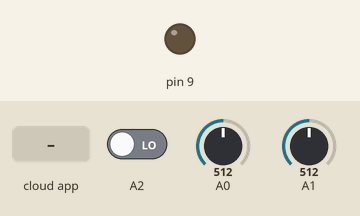
Recording of a sketch running on a simulated Arduino Uno, built with avr-gcc and run on an emulated ATmega328P. On the bench: output pins drawn as LEDs (lit = HIGH). The test bench sets the inputs (shaded band); at power-on: A0 = 512, A1 = 512, A2 LOW. The ROS host is connected and sends only what is stated.

Above: at 1.2 s.
1.3 s: the phone or cloud app sets H2Ard to L
At 2.5 s:
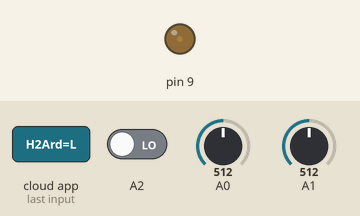
2.8 s: the phone or cloud app sets H2Ard to M
At 3.5 s:
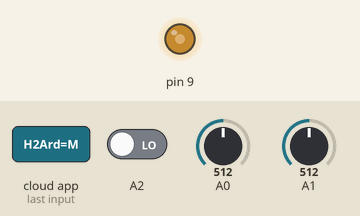
4.3 s: the phone or cloud app sets H2Ard to H
At 5.5 s:
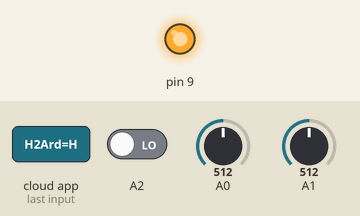
Timing chart, 0 to 7.3 s (numbered marks = the images above; inputs shaded):
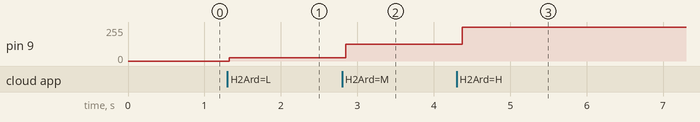

Measured:
- after the input at 1.3 s, pin 9: 0/255 → 25/255 at once
- after the input at 2.8 s, pin 9: 25/255 → 127/255 after 0.05 s
- after the input at 4.3 s, pin 9: 127/255 → 255/255 after 0.07 s

The sketch:

iNode.ino
```cpp
#include <ros.h>
#include <std_msgs/String.h>

// comando para correr el nodo de arduino en la terminal
// rosrun rosserial_python serial_node.py _port:=/dev/ttyACM0 _baud:=57600
// comando para dar permisos a arduino
// sudo chmod 777 /dev/ttyACM0

int intValue=0;
float floatValue=0.0;
bool boolValue=false;
String dt2snd="";
char msg[30];

ros:: NodeHandle arduinoNode; // handle for the arduino node
std_msgs::String msg4ROS; // new variable type string for ROS

ros::Publisher arduControl( "ard2A", &msg4ROS); // publisher node name is arduControl
                        // and ard2A is the topic, the msg4ROS is the variable to publish

void msgRecep(const std_msgs::String& msgComming)
{
  if((String)msgComming.data == "L")
  {
    analogWrite(9, 25);
  }
  if((String)msgComming.data == "M")
  {
    analogWrite(9, 127);
  }
  if((String)msgComming.data == "H")
  {
    analogWrite(9, 255);
  }
}

ros::Subscriber<std_msgs::String> sub("H2Ard", msgRecep);

void setup() {
  pinMode(9, OUTPUT);
  pinMode(A0, INPUT);
  pinMode(A1, INPUT);
  pinMode(A2, INPUT);
  arduinoNode.initNode(); // initialize the node on arduino board
  arduinoNode.advertise(arduControl);
  arduinoNode.subscribe(sub);
  randomSeed(analogRead(0));
}

void loop() {

  // reading values to send ROS
  intValue=map(analogRead(A0), 0, 1023, 0, 255);
  floatValue =(float)map(analogRead(A1), 0, 1023, 0, 500)*1/100.0;
  boolValue = digitalRead(A2);


  // Sending Values to ros
  dt2snd= "int:" + (String)intValue + "/float:" + (String)floatValue + "/bool:" + (String)boolValue;
  dt2snd.toCharArray(msg,30);
  msg4ROS.data =  msg;
  arduControl.publish(&msg4ROS);
  arduinoNode.spinOnce();
  delay(100);
}
```
